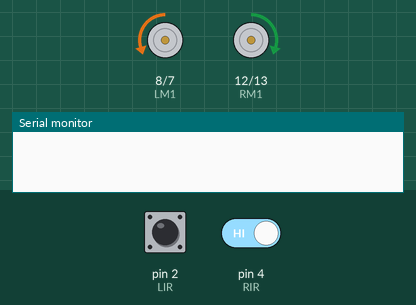
The sketch below on a simulated Arduino Uno, built with avr-gcc and run on an emulated ATmega328P. On the bench: motor-driver pin pairs drawn as motors (green arrow = first pin HIGH = forward, orange = second pin HIGH = backward, longer = more drive, scaled by the enable pin), the last lines printed to the serial monitor. The test bench sets the inputs (shaded band); at power-on: pin 4 (RIR) HIGH, pin 2 (LIR) HIGH.

Above: at 1.2 s.
1.3 s: pin 4 (RIR) driven LOW
At 2.7 s:
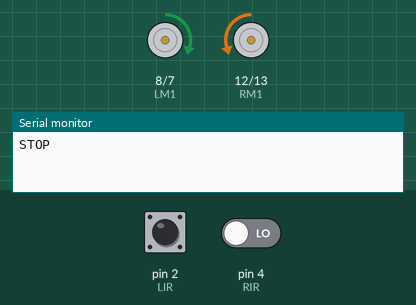
3.5 s: pin 2 (LIR) driven LOW
At 6.2 s:
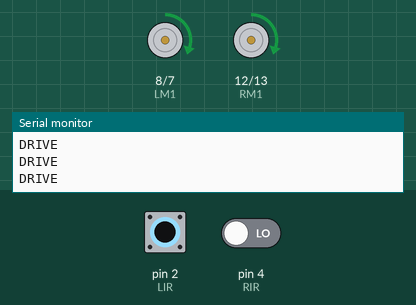
6.5 s: pin 2 (LIR) driven HIGH
At 7.4 s:
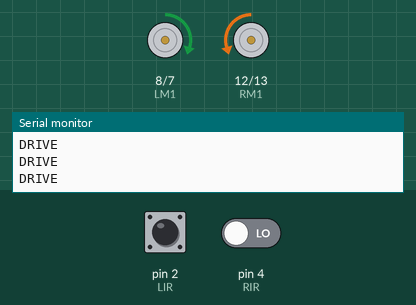
8.0 s: pin 4 (RIR) driven HIGH
At 10.9 s:
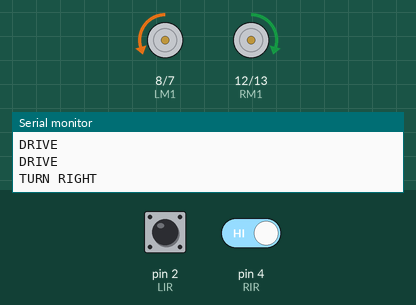
12.0 s: pin 2 (LIR) driven LOW and pin 4 (RIR) driven LOW
At 13.9 s:
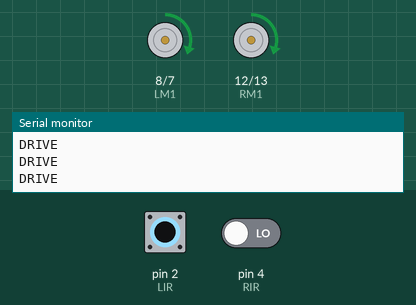
16.0 s: pin 2 (LIR) pulsed HIGH 2 times (0.12 s each, 0.3 s apart)
At 17.1 s:
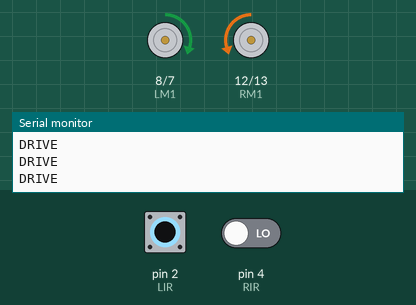
Timing chart, 0 to 20.5 s (numbered marks = the images above; inputs shaded):
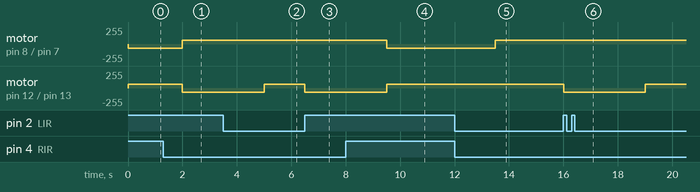

The sketch:

Version_1.0.ino
```cpp
#define PWML 9     // left motor power
#define PWMR 11    // right motor power

#define LIR 2      // left IR sensor
#define RIR 4      // right IR sensor

/*-------definning Outputs------*/
#define LM1 8       // left motor
#define LM2 7       // left motor
#define RM1 12      // right motor
#define RM2 13      // right motor
void setup()
{
  pinMode(LIR,INPUT);
  pinMode(RIR,INPUT);

  pinMode(PWML, OUTPUT);
  pinMode(LM1, OUTPUT);
  pinMode(LM2, OUTPUT);
  pinMode(RM1, OUTPUT);
  pinMode(RM2, OUTPUT);
  pinMode(PWMR, OUTPUT);
  Serial.begin(9600);

}
void loop()
{
    if(!digitalRead(LIR) && !digitalRead(RIR)) //move forward
    {
      digitalWrite(LM1, HIGH);
      digitalWrite(LM2, LOW);
      analogWrite(PWML, 60);

      digitalWrite(RM1, HIGH);
      digitalWrite(RM2, LOW);
      analogWrite(PWMR, 60);
      Serial.println("DRIVE");

    }
    if(digitalRead(LIR) && !(digitalRead(RIR))) //turn right
    {
      digitalWrite(LM1, HIGH);
      digitalWrite(LM2, LOW);
      analogWrite(PWML, 60);

      digitalWrite(RM1, LOW);
      digitalWrite(RM2, HIGH);
      analogWrite(PWMR, 60);

                  delay(3000);

            Serial.println("TURN RIGHT");

    }
    if(!(digitalRead(LIR)) && digitalRead(RIR)) //turn left
    {
      digitalWrite(LM1, LOW);
      digitalWrite(LM2, HIGH);
      analogWrite(PWML, 60);

      digitalWrite(RM1, HIGH);
      digitalWrite(RM2, LOW);
      analogWrite(PWMR, 60);

            delay(3000);

                    Serial.println("TURN LEFT");

    }
   if(digitalRead(LIR) && digitalRead(RIR))     // stop
    {
      /*digitalWrite(LM1, LOW);
      digitalWrite(LM2, LOW);
      analogWrite(PWML, 60);

      digitalWrite(RM1, LOW);
      digitalWrite(RM2, LOW);
      analogWrite(PWMR, 60);
*/

      digitalWrite(LM1, LOW);
      digitalWrite(LM2, HIGH);
      analogWrite(PWML, 60);

      digitalWrite(RM1, HIGH);
      digitalWrite(RM2, LOW);
      analogWrite(PWMR, 60);

      delay(2000);

      digitalWrite(LM1, HIGH);
      digitalWrite(LM2, LOW);
      analogWrite(PWML, 60);

      digitalWrite(RM1, HIGH);
      digitalWrite(RM2, LOW);
      analogWrite(PWMR, 60);

                  Serial.println("STOP");

    }
}
```

Measured:
- after the input at 1.3 s, motor on pin 8 (LM1) / pin 7 (LM2): backward 60/255 → forward 60/255 after 0.70 s; motor on pin 12 (RM1) / pin 13 (RM2): forward 60/255 → backward 60/255 after 0.70 s
- after the input at 3.5 s, motor on pin 12 (RM1) / pin 13 (RM2): backward 60/255 → forward 60/255 after 1.5 s
- after the input at 6.5 s, motor on pin 12 (RM1) / pin 13 (RM2): forward 60/255 → backward 60/255 at once
- after the input at 8.0 s, motor on pin 8 (LM1) / pin 7 (LM2): forward 60/255 → backward 60/255 after 1.5 s; motor on pin 12 (RM1) / pin 13 (RM2): backward 60/255 → forward 60/255 after 1.5 s
- after the input at 12.0 s, motor on pin 8 (LM1) / pin 7 (LM2): backward 60/255 → forward 60/255 after 1.5 s
- after the input at 16.0 s, motor on pin 12 (RM1) / pin 13 (RM2): forward 60/255 → backward 60/255 at once, → forward 60/255 3.0 s later
